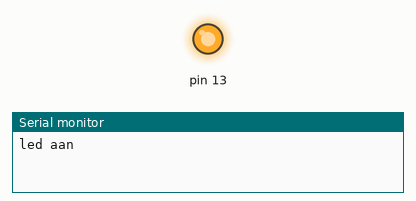
This sketch was run on a simulated Arduino Nano, built with avr-gcc and run on an emulated ATmega328P. Parts: output pins drawn as LEDs (lit = HIGH), the last lines printed to the serial monitor.

Above: at 1.0 s.
At 5.5 s:
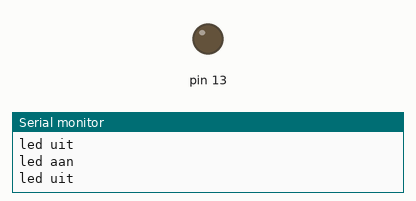
Timing chart, 0 to 6.9 s (numbered marks = the images above):
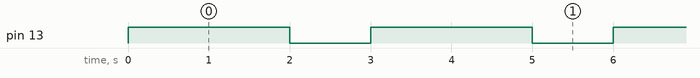

Measured:
- by itself, pin 13: alternates HIGH for 2.0 s and LOW for 1.0 s

The sketch:

videofb.ino
```cpp
int t;
void setup() {
	pinMode(13, OUTPUT);
	Serial.begin(9600);
}

void loop() {
	t++;
	digitalWrite(13, HIGH);
	Serial.println("led aan");
	delay(2000);
	digitalWrite(13, LOW);
	Serial.println("led uit");
	delay(1000);
}
```
